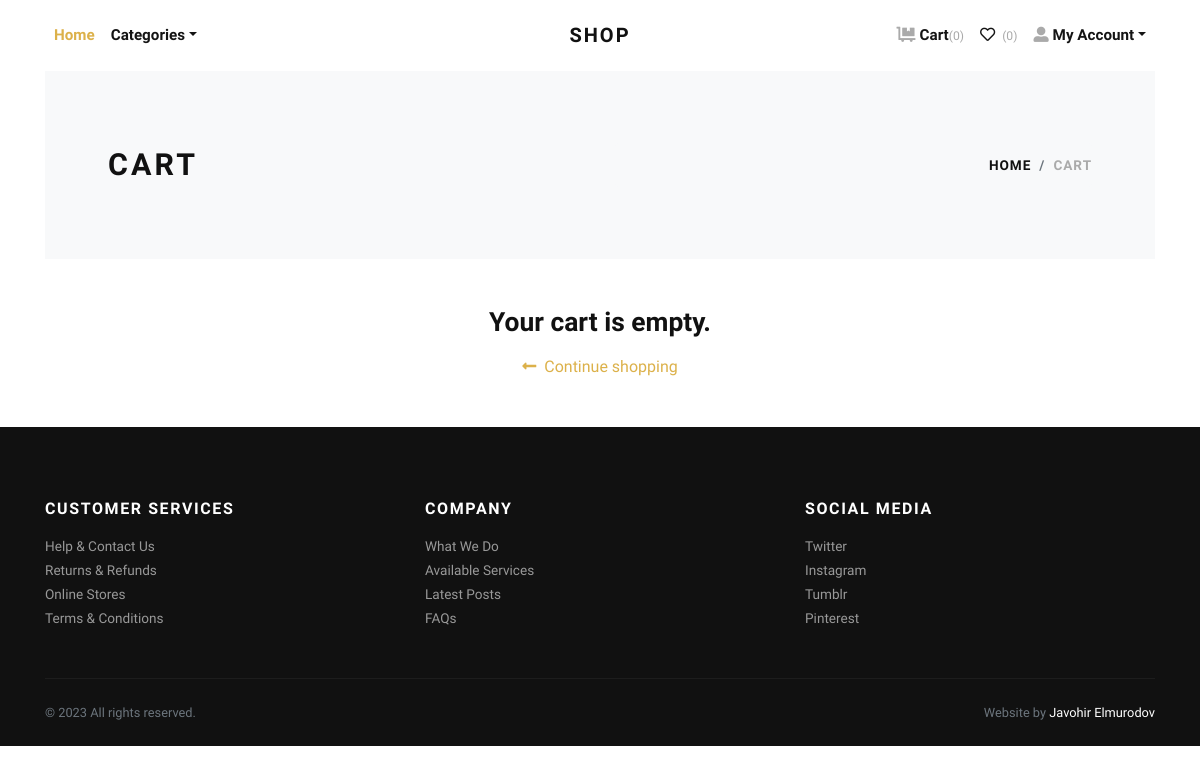
The page /cart/ (signed in) on the database as committed earlier.
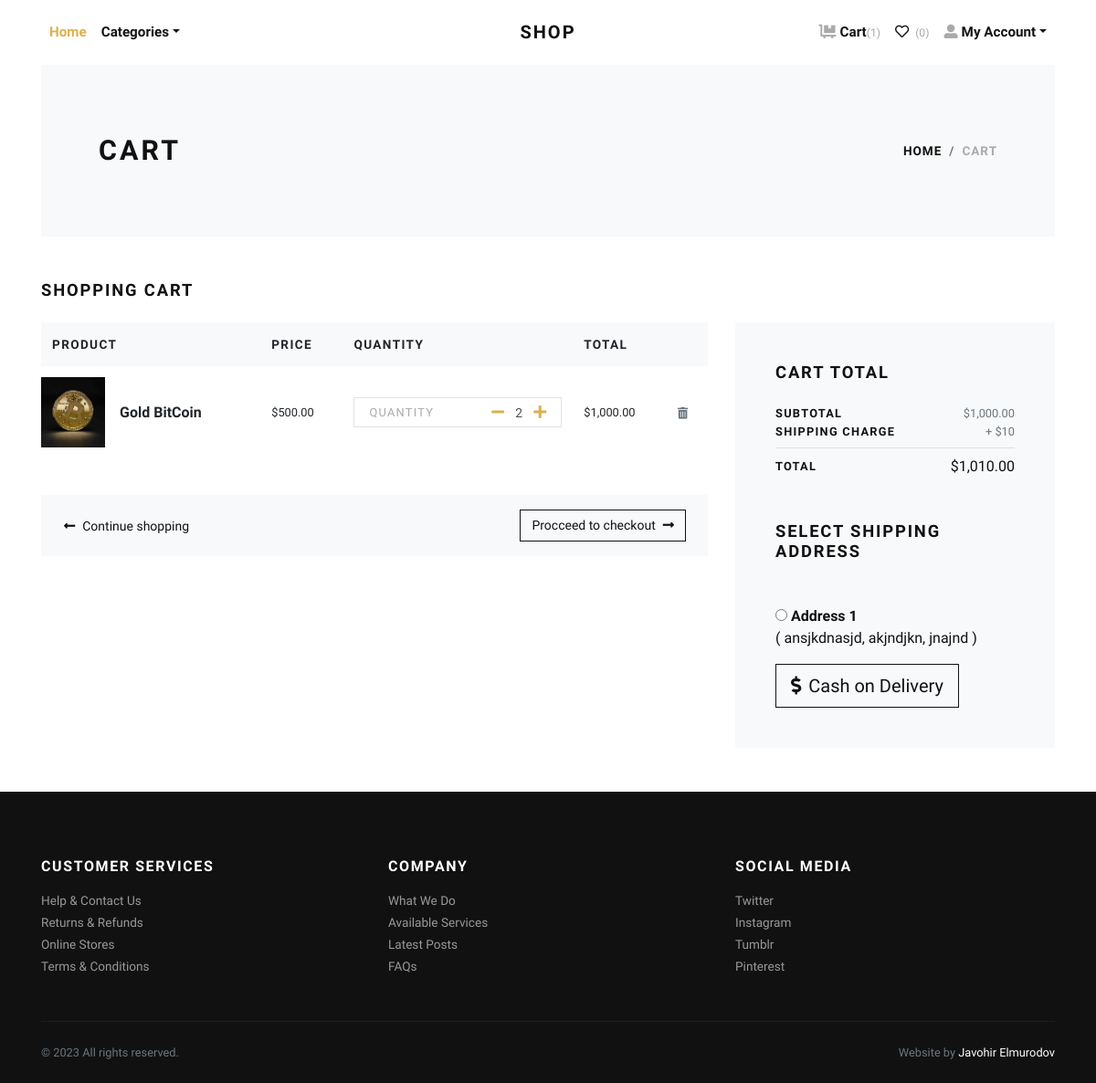
The same page on the database as committed later.
### store/models.py (models this page shows, shortened)
class Cart(models.Model):
    user = models.ForeignKey(User, verbose_name="User",
                             on_delete=models.CASCADE)
    product = models.ForeignKey(
        Product, verbose_name="Product", on_delete=models.CASCADE)
    quantity = models.PositiveIntegerField(default=1, verbose_name="Quantity")
    created_at = models.DateTimeField(
        auto_now_add=True, verbose_name="Created Date")
    updated_at = models.DateTimeField(
        auto_now=True, verbose_name="Updated Date")
    @property
    def total_price(self):
        return self.quantity * self.product.price

class Product(models.Model):
    title = models.CharField(max_length=150, verbose_name="Product Title")
    slug = models.SlugField(max_length=160, verbose_name="Product Slug")
    sku = models.CharField(max_length=255, unique=True,
                           verbose_name="Unique Product ID (SKU)")
    short_description = models.TextField(verbose_name="Short Description")
    detail_description = models.TextField(
        blank=True, null=True, verbose_name="Detail Description")
    product_image = models.ImageField(
        upload_to='product', blank=True, null=True, verbose_name="Product Image")
    price = models.DecimalField(max_digits=8, decimal_places=2)
    quantity = models.PositiveIntegerField(default=1, verbose_name="Quantity")
    category = models.ForeignKey(
        Category, verbose_name="Product Categoy", on_delete=models.CASCADE)
    is_active = models.BooleanField(verbose_name="Is Active?")
    is_featured = models.BooleanField(verbose_name="Is Featured?")
    created_at = models.DateTimeField(
        auto_now_add=True, verbose_name="Created Date")
    updated_at = models.DateTimeField(
        auto_now=True, verbose_name="Updated Date")
    class Meta:
        verbose_name_plural = 'Products'
        ordering = ('-created_at', )

class Address(models.Model):
    user = models.ForeignKey(User, verbose_name="User",
                             on_delete=models.CASCADE)
    locality = models.CharField(
        max_length=150, verbose_name="Nearest Location")
    city = models.CharField(max_length=150, verbose_name="City")
    state = models.CharField(max_length=150, verbose_name="State")

### store/views.py (the view)
# urls.py: path('cart/', views.cart, name="cart"),
@login_required
def cart(request):
    user = request.user
    cart_products = Cart.objects.filter(user=user)
    amount = decimal.Decimal(0)
    shipping_amount = decimal.Decimal(10)
    cp = [p for p in Cart.objects.all() if p.user == user]
    if cp:
        for p in cp:
            temp_amount = (p.quantity * p.product.price)
            amount += temp_amount
    addresses = Address.objects.filter(user=user)
    context = {
        'cart_products': cart_products,
        'amount': amount,
        'shipping_amount': shipping_amount,
        'total_amount': amount + shipping_amount,
        'addresses': addresses,
    }
    return render(request, 'store/cart.html', context)

### templates/store/cart.html (shortened to what this page needs)
{% extends 'base.html' %}
{% load static %}
{% load humanize %}
    {% block content %}
      <div class="container">
        <section class="py-5 bg-light">
          <div class="container">
            <div class="row px-4 px-lg-5 py-lg-4 align-items-center">
              <div class="col-lg-6">
                <h1 class="h2 text-uppercase mb-0">Cart</h1>
              </div>
              <div class="col-lg-6 text-lg-right">
                <nav aria-label="breadcrumb">
                  <ol class="breadcrumb justify-content-lg-end mb-0 px-0">
                    <li class="breadcrumb-item"><a href="index.html">Home</a></li>
                    <li class="breadcrumb-item active" aria-current="page">Cart</li>
                  </ol>
                </nav>
              </div>
            </div>
          </div>
        </section>
        {% if cart_products %}
        <section class="py-5">
          <h2 class="h5 text-uppercase mb-4">Shopping cart</h2>
          <div class="row">
            <div class="col-lg-8 mb-4 mb-lg-0">
              <div class="table-responsive mb-4">
                <table class="table">
                  <thead class="bg-light">
                    <tr>
                      <th class="border-0" scope="col"> <strong class="text-small text-uppercase">Product</strong></th>
                      <th class="border-0" scope="col"> <strong class="text-small text-uppercase">Price</strong></th>
                      <th class="border-0" scope="col"> <strong class="text-small text-uppercase">Quantity</strong></th>
                      <th class="border-0" scope="col"> <strong class="text-small text-uppercase">Total</strong></th>
                      <th class="border-0" scope="col"> </th>
                    </tr>
                  </thead>
                  <tbody>
                    {% for cart_product in cart_products %}
                    <tr>
                      <th class="pl-0 border-0" scope="row">
                        <div class="media align-items-center">
                          {% if cart_product.product.product_image %}
                            <a class="reset-anchor d-block animsition-link" href="{% url 'store:product-detail' cart_product.product.slug %}"><img src="{{cart_product.product.product_image.url}}" alt="{{cart_product.product.title}}" width="70"/></a>
                          {% else %}
                            <a class="reset-anchor d-block animsition-link" href="{% url 'store:product-detail' cart_product.product.slug %}"><img src="{% static 'img/product-detail-3.jpg' %}" alt="{{cart_product.product.title}}" width="70"/></a>
                          {% endif %}
                          <div class="media-body ml-3"><strong class="h6"><a class="reset-anchor animsition-link" href="{% url 'store:product-detail' cart_product.product.slug %}">{{cart_product.product.title}}</a></strong></div>
                        </div>
                      </th>
                      <td class="align-middle border-0">
                        <p class="mb-0 small">${{cart_product.product.price}}</p>
                      </td>
                      <td class="align-middle border-0">
                        <div class="border d-flex align-items-center justify-content-between px-3"><span class="small text-uppercase text-gray headings-font-family">Quantity</span>
                          <div class="quantity">
                            <a href="{% url 'store:minus-cart' cart_product.id %}" class="dec-btn p-0 ml-2"><i class="fas fa-minus"></i></a>
                            <input class="form-control form-control-sm border-0 shadow-0 p-0" type="text" value="{{cart_product.quantity}}"/>
                            <a href="{% url 'store:plus-cart' cart_product.id %}" class="inc-btn p-0"><i class="fas fa-plus"></i></a>
                          </div>
                        </div>
                      </td>
                      <td class="align-middle border-0">
                        <p class="mb-0 small">${{cart_product.total_price|intcomma}}</p>
                      </td>
                      <td class="align-middle border-0"><a class="reset-anchor" href="{% url 'store:remove-cart' cart_product.id %}"><i class="fas fa-trash-alt small text-muted"></i></a></td>
                    </tr>
                    {% endfor %}
                  </tbody>
                </table>
              </div>
              <div class="bg-light px-4 py-3">
                <div class="row align-items-center text-center">
                  <div class="col-md-6 mb-3 mb-md-0 text-md-left"><a class="btn btn-link p-0 text-dark btn-sm" href="{% url 'store:home' %}"><i class="fas fa-long-arrow-alt-left mr-2"> </i>Continue shopping</a></div>
                  <div class="col-md-6 text-md-right"><a class="btn btn-outline-dark btn-sm" href="checkout.html">Procceed to checkout<i class="fas fa-long-arrow-alt-right ml-2"></i></a></div>
                </div>
              </div>
            </div>
            <div class="col-lg-4">
              <div class="card border-0 rounded-0 p-lg-4 bg-light">
                <div class="card-body">
                  <h5 class="text-uppercase mb-4">Cart total</h5>
                  <ul class="list-unstyled mb-0">
                    <li class="d-flex align-items-center justify-content-between"><strong class="text-uppercase small font-weight-bold">Subtotal</strong><span class="text-muted small">${{amount|intcomma}}</span></li>
                    <li class="d-flex align-items-center justify-content-between"><strong class="text-uppercase small font-weight-bold">Shipping Charge</strong><span class="text-muted small">+ ${{shipping_amount}}</span></li>
                    <li class="border-bottom my-2"></li>
                    <li class="d-flex align-items-center justify-content-between mb-4"><strong class="text-uppercase small font-weight-bold">Total</strong><span>${{total_amount|intcomma}}</span></li>
                  </ul>
                  <h5 class="text-uppercase my-5">Select Shipping Address</h5>
                  <form action="{% url 'store:checkout' %}" id="myform">
                    {% if addresses %}
                      {% for address in addresses %}
                        <div class="mb-3">
                        <input type="radio" name="address" value="{{address.id}}"> <strong>Address {{forloop.counter}}</strong> <br>
                        ( {{address.locality}}, {{address.city}}, {{address.state}} )
                        </div>
                      {% endfor %}
                    {% endif %}
                    <button type="submit" class="btn btn-dark btn-lg btn-outline-dark" type="submit"> <i class="fas fa-dollar-sign mr-2"></i>Cash on Delivery</button>
                  </form>
                </div>
              </div>
            </div>
          </div>
        </section>
        {% else %}
          <div class="text-center py-5">
            <h3 class="mb-3">Your cart is empty.</h3>
            <a href="{% url 'store:home' %}"><i class="fas fa-long-arrow-alt-left mr-2"> </i>Continue shopping</a>
          </div>
        {% endif %}
      </div>
      {% endblock content %}

### templates/base.html (shortened to what this page needs)
{% load static %}
<!DOCTYPE html>
<html>
  <head>
    <link rel="stylesheet" href="{% static 'vendor/bootstrap/css/bootstrap.min.css' %}">
    <link rel="stylesheet" href="{% static 'vendor/lightbox2/css/lightbox.min.css' %}">
    <link rel="stylesheet" href="{% static 'vendor/nouislider/nouislider.min.css' %}">
    <link rel="stylesheet" href="{% static 'vendor/bootstrap-select/css/bootstrap-select.min.css' %}">
    <link rel="stylesheet" href="{% static 'vendor/owl.carousel2/assets/owl.carousel.min.css' %}">
    <link rel="stylesheet" href="{% static 'vendor/owl.carousel2/assets/owl.theme.default.css' %}">
    <link rel="stylesheet" href="{% static 'css/style.default.css' %}" id="theme-stylesheet">
    <link rel="stylesheet" href="{% static 'css/custom.css' %}">
  </head>
  <body>
    <div class="page-holder">
      {% include 'navbar.html' %}
      {% block content %}
      {% endblock content %}
      {% include 'footer.html' %}
      {% include 'scripts.html' %}

### templates/navbar.html (shortened to what this page needs)
{% load static %}
      <header class="header bg-white">
        <div class="container px-0 px-lg-3">
          <nav class="navbar navbar-expand-lg navbar-light py-3 px-lg-0"><a class="navbar-brand" href="{% url 'store:home' %}"><span class="font-weight-bold text-uppercase text-dark">Shop</span></a>
            <div class="collapse navbar-collapse" id="navbarSupportedContent">
              <ul class="navbar-nav mr-auto">
                <li class="nav-item">
                  <a class="nav-link active" href="{% url 'store:home' %}">Home</a>
                </li>
                <li class="nav-item dropdown"><a class="nav-link dropdown-toggle" id="pagesDropdown" href="#" data-toggle="dropdown" aria-haspopup="true" aria-expanded="false">Categories</a>
                </li>
              </ul>
              <ul class="navbar-nav ml-auto">
                {% if request.user.is_authenticated %}
                  <li class="nav-item"><a class="nav-link" href="{% url 'store:cart' %}"> <i class="fas fa-dolly-flatbed mr-1 text-gray"></i>Cart<small class="text-gray">({{cart_items.count}})</small></a></li>
                  <li class="nav-item"><a class="nav-link" href="#"> <i class="far fa-heart mr-1"></i><small class="text-gray"> (0)</small></a></li>
                  <li class="nav-item dropdown"><a class="nav-link dropdown-toggle" id="pagesDropdown" href="#" data-toggle="dropdown" aria-haspopup="true" aria-expanded="false"><i class="fas fa-user-alt mr-1 text-gray"></i>My Account</a></a>
                </li>
                {% else %}
                  <li class="nav-item"><a class="nav-link" href="{% url 'store:login' %}">Login</a></li>
                  <li class="nav-item"><a class="nav-link" href="{% url 'store:register' %}">Create Account</a></li>
                {% endif %}
              </ul>
            </div>
          </nav>
        </div>
      </header>

### templates/footer.html
<footer class="bg-dark text-white">
        <div class="container py-4">
          <div class="row py-5">
            <div class="col-md-4 mb-3 mb-md-0">
              <h6 class="text-uppercase mb-3">Customer services</h6>
              <ul class="list-unstyled mb-0">
                <li><a class="footer-link" href="#">Help &amp; Contact Us</a></li>
                <li><a class="footer-link" href="#">Returns &amp; Refunds</a></li>
                <li><a class="footer-link" href="#">Online Stores</a></li>
                <li><a class="footer-link" href="#">Terms &amp; Conditions</a></li>
              </ul>
            </div>
            <div class="col-md-4 mb-3 mb-md-0">
              <h6 class="text-uppercase mb-3">Company</h6>
              <ul class="list-unstyled mb-0">
                <li><a class="footer-link" href="#">What We Do</a></li>
                <li><a class="footer-link" href="#">Available Services</a></li>
                <li><a class="footer-link" href="#">Latest Posts</a></li>
                <li><a class="footer-link" href="#">FAQs</a></li>
              </ul>
            </div>
            <div class="col-md-4">
              <h6 class="text-uppercase mb-3">Social media</h6>
              <ul class="list-unstyled mb-0">
                <li><a class="footer-link" href="#">Twitter</a></li>
                <li><a class="footer-link" href="#">Instagram</a></li>
                <li><a class="footer-link" href="#">Tumblr</a></li>
                <li><a class="footer-link" href="#">Pinterest</a></li>
              </ul>
            </div>
          </div>
          <div class="border-top pt-4" style="border-color: #1d1d1d !important">
            <div class="row">
              <div class="col-lg-6">
                <p class="small text-muted mb-0">&copy; 2023 All rights reserved.</p>
              </div>
              <div class="col-lg-6 text-lg-right">
                <p class="small text-muted mb-0">Website by <a class="text-white reset-anchor" href="https://t.me/elmurodovjavohir" target="_blank">Javohir Elmurodov</a></p>
              </div>
            </div>
          </div>
        </div>
      </footer>

### templates/scripts.html (shortened to what this page needs)
{% load static %}
      <link rel="stylesheet" href="https://use.fontawesome.com/releases/v5.7.1/css/all.css">
    </div>
  </body>
</html>

Rows that differ between the two databases and show on the page:
added Cart: product.product_image (picture), product "Gold BitCoin", product.price "500.00", quantity "2", total_price "1,000.00"
now on this page (row unchanged): Address: locality "ansjkdnasjd", city "akjndjkn", state "jnajnd"
Other text that changed with them:
{{ cart_items.count }}: "0" → "1"
{{ amount|intcomma }}: (not shown) → "1,000.00"
{{ shipping_amount }}: (not shown) → "10"
{{ total_amount|intcomma }}: (not shown) → "1,010.00"
text no longer shown: "Your cart is empty."
text now shown: "SHOPPING CART PRODUCT PRICE QUANTITY TOTAL Procceed to checkout CART TOTAL SUBTOTAL $ SHIPPING CHARGE + $ TOTAL $ SELECT SHIPPING ADDRESS Cash on Delivery"
